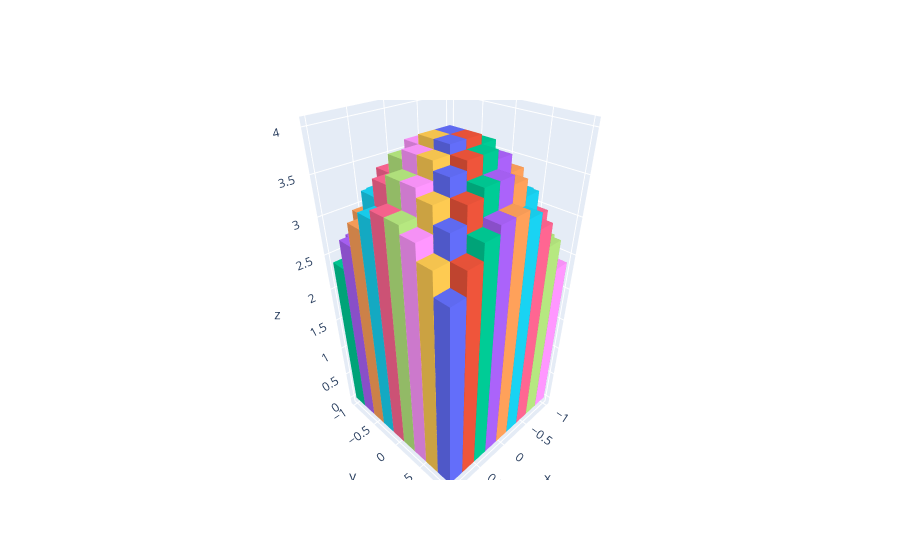

Notebook code cell kept with this figure:
### Markdown cell above
Em seguida vamos fazer o gráfico dos paralelepípedos.

### Code cell
# HIDE CODE
points = 10 # não escolher muitos pontos para evitar problemas de performance 

x = np.linspace(-1, 1, points)
y = np.linspace(-1, 1, points)

data = []
for i in range(len(x)-1):
    for j in range(len(y)-1):
        xx, yy, zz = np.meshgrid([x[i],x[i+1]], [y[j],y[j+1]], [0,f(x[i],y[j])])
        xx = xx.flatten()
        yy = yy.flatten()
        zz = zz.flatten()
        data.append(go.Mesh3d(
                x=xx,
                y=yy,
                z=zz,
                alphahull=0,
                flatshading=True
                                    )
                        )

fig = go.Figure(data = data)

fig.show()
